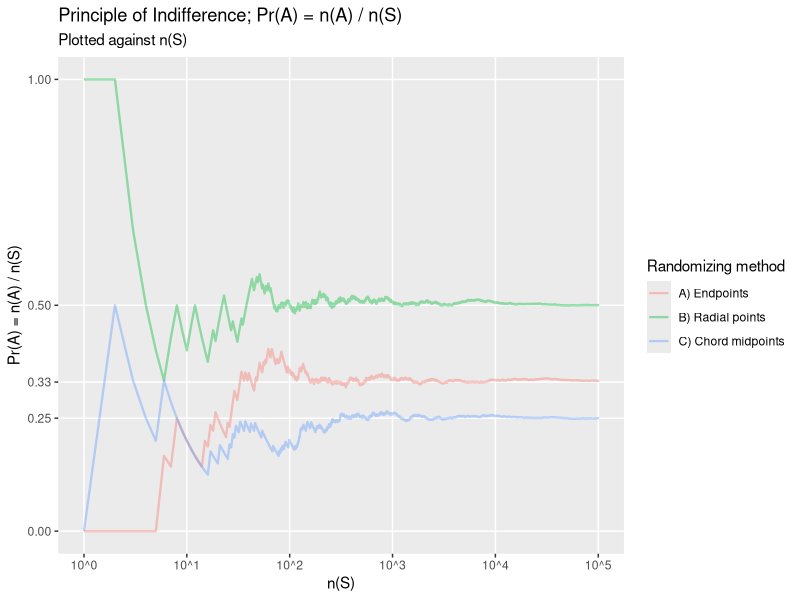

The R source for this figure:
library(tidyverse)
library(ggplot2)

N <- 100000 # Number of random tests generated via each method

samples <- data.frame(
  radius = runif(N * 3, 1, 100),
  rand_method = as.factor(c(
    rep("A) Endpoints", N),
    rep("B) Radial points", N),
    rep("C) Chord midpoints", N)
  )),
  theta = c( # Code below to be explained in README.md
    runif(N, 0, pi / 2), # via. randomized endpoints
    acos(runif(N, 0, 1)), # via. randomized radial points
    acos(sqrt(runif(N, 0, 1))) # randomized chord midpoint positions
  )
)

results <- samples %>%
  group_by(rand_method) %>%
  summarize(
    chord_length = 2 * sin(theta) * radius,
    triangle_length = sqrt(3) * radius,
    A = chord_length > triangle_length,
    nA = cumsum(A),
    nS = ((row_number() - 1) %% N) + 1,
    PrA = nA / nS
  )

# Plot data
ggplot(results) +
  geom_line(
    aes(
      nS,
      PrA,
      col = rand_method
    ),
    alpha = 0.4, # Add a bit of transparency in case of line overlaps
    size = 0.8
  ) +
  scale_x_log10(
    limits = c(1, N),
    breaks = c(1, 10, 100, 1000, 10000, N),
    minor_breaks = NULL,
    labels = sprintf("10^%.0f", log10(c(1, 10, 100, 1000, 10000, N)))
  ) +
  scale_y_continuous(
    limits = c(0, 1),
    breaks = round(c(
      0,
      results$PrA[N],
      results$PrA[2 * N],
      results$PrA[3 * N],
      1
    ), 2),
    minor_breaks = NULL
  ) +
  labs(
    col = "Randomizing method",
    x = "n(S)",
    y = "Pr(A) = n(A) / n(S)",
    title = "Principle of Indifference; Pr(A) = n(A) / n(S)",
    subtitle = "Plotted against n(S)"
  )